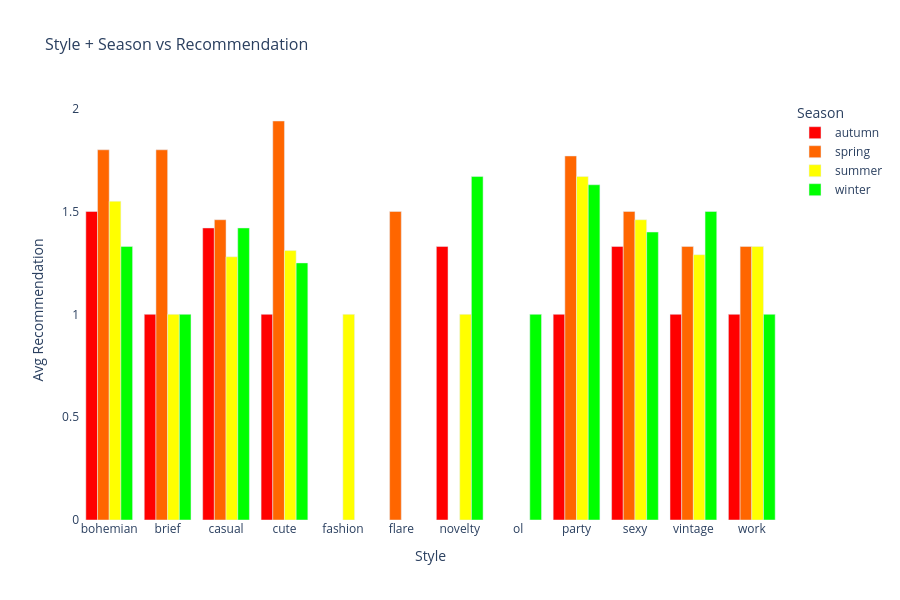
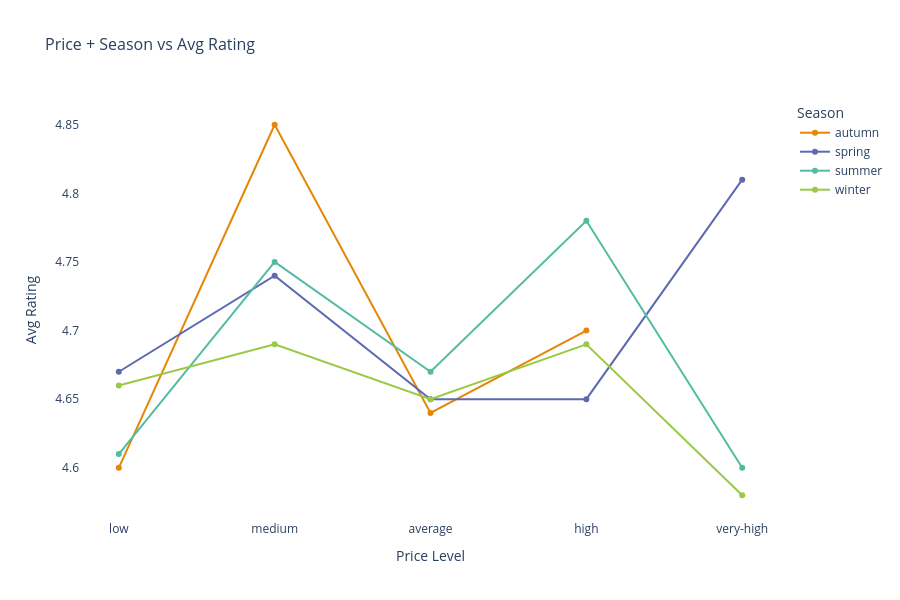
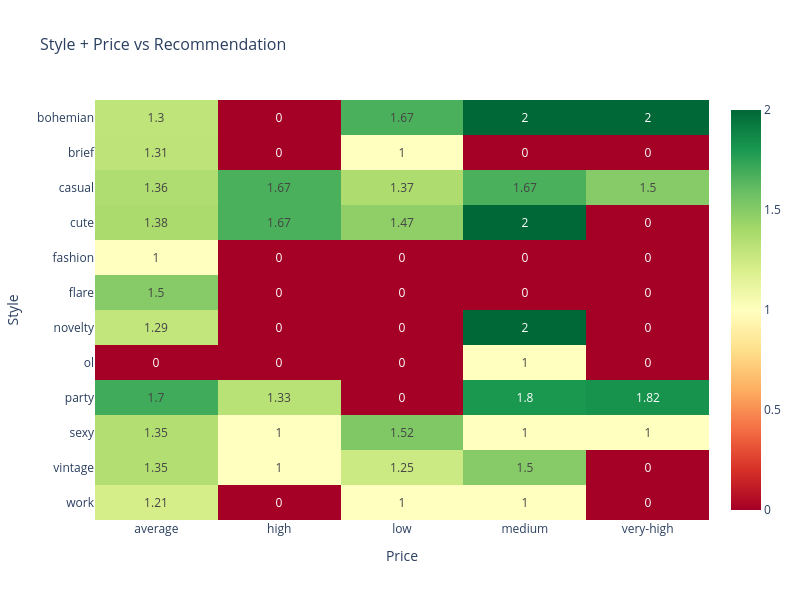

The notebook cell saved with these charts, in order:
### Markdown cell above
## Multivariate Analysis (Interactive Visualization using Plotly)

In this section, we use Plotly to create interactive visualizations for multivariate analysis. 
    
These plots help in understanding how multiple variables (Style, Season, Price, Recommendation, Rating) interact with each other in a dynamic and visually appealing way.

### Code cell
import plotly.graph_objects as go
from plotly.subplots import make_subplots
import plotly.express as px

# ── 3a. Style + Season vs Recommendation ──────────
result_a = df.groupby(['Style','Season'])['Recommendation']\
             .mean().round(2).dropna().unstack()

fig_a = px.bar(result_a,
               barmode='group',
               title='Style + Season vs Recommendation',
               labels={'value':'Avg Recommendation',
                       'Style':'Style'},
               color_discrete_sequence=[
                   '#FF0000',  # Red
                   '#FF6600',  # Orange
                   '#FFFF00',  # Yellow
                   '#00FF00',  # Green
               ])
fig_a.update_layout(
                  title_font_size=16,
                  legend_title='Season',
                  xaxis_title='Style',
                  yaxis_title='Avg Recommendation',
                  width=900,
                  height=600,
                  plot_bgcolor='white',
                  bargap=0.2)
fig_a.show()

# ── 3b. Price + Season vs Rating ──────────────────
result_b = df.groupby(['Price','Season'])['Rating']\
             .mean().round(2).dropna().unstack()

# Reorder price levels
price_order = ['low', 'medium', 'average', 'high', 'very-high']
result_b = result_b.reindex(price_order)

fig_b = px.line(result_b,
                title='Price + Season vs Avg Rating',
                labels={'value':'Avg Rating',
                        'Price':'Price Level'},
                markers=True,
                color_discrete_sequence=px.colors.qualitative.Vivid)
fig_b.update_layout(
                title_font_size=16,
                legend_title='Season',
                xaxis_title='Price Level',
                yaxis_title='Avg Rating',
                width=900,
                height=600,
                plot_bgcolor='white')
fig_b.show()

# ── 3c. Style + Price vs Recommendation ───────────
result_c = df.groupby(['Style','Price'])['Recommendation']\
             .mean().round(2).unstack().fillna(0)

fig_c = px.imshow(result_c,
                  title='Style + Price vs Recommendation',
                  color_continuous_scale='RdYlGn',
                  aspect='auto',
                  text_auto=True)
fig_c.update_layout(
                  title_font_size=16,
                  xaxis_title='Price',
                  yaxis_title='Style',
                  width=800,
                  height=600)
fig_c.show()

### Figure 1 — Plotly figure (JSON) as saved in the notebook; plotly's stock layout.template omitted (floating-point values rounded to 4 significant figures)
{"data": [{"alignmentgroup": "True", "hovertemplate": "Season=autumn<br>Style=%{x}<br>Avg Recommendation=%{y}<extra></extra>", "legendgroup": "autumn", "marker": {"color": "#FF0000", "pattern": {"shape": ""}}, "name": "autumn", "offsetgroup": "autumn", "orientation": "v", "showlegend": true, "textposition": "auto", "type": "bar", "x": ["bohemian", "brief", "casual", "cute", "fashion", "flare", "novelty", "ol", "party", "sexy", "vintage", "work"], "xaxis": "x", "y": [1.5, 1.0, 1.42, 1.0, NaN, NaN, 1.33, NaN, 1.0, 1.33, 1.0, 1.0], "yaxis": "y"}, {"alignmentgroup": "True", "hovertemplate": "Season=spring<br>Style=%{x}<br>Avg Recommendation=%{y}<extra></extra>", "legendgroup": "spring", "marker": {"color": "#FF6600", "pattern": {"shape": ""}}, "name": "spring", "offsetgroup": "spring", "orientation": "v", "showlegend": true, "textposition": "auto", "type": "bar", "x": ["bohemian", "brief", "casual", "cute", "fashion", "flare", "novelty", "ol", "party", "sexy", "vintage", "work"], "xaxis": "x", "y": [1.8, 1.8, 1.46, 1.94, NaN, 1.5, NaN, NaN, 1.77, 1.5, 1.33, 1.33], "yaxis": "y"}, {"alignmentgroup": "True", "hovertemplate": "Season=summer<br>Style=%{x}<br>Avg Recommendation=%{y}<extra></extra>", "legendgroup": "summer", "marker": {"color": "#FFFF00", "pattern": {"shape": ""}}, "name": "summer", "offsetgroup": "summer", "orientation": "v", "showlegend": true, "textposition": "auto", "type": "bar", "x": ["bohemian", "brief", "casual", "cute", "fashion", "flare", "novelty", "ol", "party", "sexy", "vintage", "work"], "xaxis": "x", "y": [1.55, 1.0, 1.28, 1.31, 1.0, NaN, 1.0, NaN, 1.67, 1.46, 1.29, 1.33], "yaxis": "y"}, {"alignmentgroup": "True", "hovertemplate": "Season=winter<br>Style=%{x}<br>Avg Recommendation=%{y}<extra></extra>", "legendgroup": "winter", "marker": {"color": "#00FF00", "pattern": {"shape": ""}}, "name": "winter", "offsetgroup": "winter", "orientation": "v", "showlegend": true, "textposition": "auto", "type": "bar", "x": ["bohemian", "brief", "casual", "cute", "fashion", "flare", "novelty", "ol", "party", "sexy", "vintage", "work"], "xaxis": "x", "y": [1.33, 1.0, 1.42, 1.25, NaN, NaN, 1.67, 1.0, 1.63, 1.4, 1.5, 1.0], "yaxis": "y"}], "layout": {"bargap": 0.2, "barmode": "group", "height": 600, "legend": {"title": {"text": "Season"}, "tracegroupgap": 0}, "plot_bgcolor": "white", "title": {"font": {"size": 16}, "text": "Style + Season vs Recommendation"}, "width": 900, "xaxis": {"anchor": "y", "domain": [0, 1], "title": {"text": "Style"}}, "yaxis": {"anchor": "x", "domain": [0, 1], "title": {"text": "Avg Recommendation"}}}}

### Figure 2 — Plotly figure (JSON) as saved in the notebook; plotly's stock layout.template omitted (floating-point values rounded to 4 significant figures)
{"data": [{"hovertemplate": "Season=autumn<br>Price Level=%{x}<br>Avg Rating=%{y}<extra></extra>", "legendgroup": "autumn", "line": {"color": "rgb(229, 134, 6)", "dash": "solid"}, "marker": {"symbol": "circle"}, "mode": "lines+markers", "name": "autumn", "orientation": "v", "showlegend": true, "type": "scatter", "x": ["low", "medium", "average", "high", "very-high"], "xaxis": "x", "y": [4.6, 4.85, 4.64, 4.7, NaN], "yaxis": "y"}, {"hovertemplate": "Season=spring<br>Price Level=%{x}<br>Avg Rating=%{y}<extra></extra>", "legendgroup": "spring", "line": {"color": "rgb(93, 105, 177)", "dash": "solid"}, "marker": {"symbol": "circle"}, "mode": "lines+markers", "name": "spring", "orientation": "v", "showlegend": true, "type": "scatter", "x": ["low", "medium", "average", "high", "very-high"], "xaxis": "x", "y": [4.67, 4.74, 4.65, 4.65, 4.81], "yaxis": "y"}, {"hovertemplate": "Season=summer<br>Price Level=%{x}<br>Avg Rating=%{y}<extra></extra>", "legendgroup": "summer", "line": {"color": "rgb(82, 188, 163)", "dash": "solid"}, "marker": {"symbol": "circle"}, "mode": "lines+markers", "name": "summer", "orientation": "v", "showlegend": true, "type": "scatter", "x": ["low", "medium", "average", "high", "very-high"], "xaxis": "x", "y": [4.61, 4.75, 4.67, 4.78, 4.6], "yaxis": "y"}, {"hovertemplate": "Season=winter<br>Price Level=%{x}<br>Avg Rating=%{y}<extra></extra>", "legendgroup": "winter", "line": {"color": "rgb(153, 201, 69)", "dash": "solid"}, "marker": {"symbol": "circle"}, "mode": "lines+markers", "name": "winter", "orientation": "v", "showlegend": true, "type": "scatter", "x": ["low", "medium", "average", "high", "very-high"], "xaxis": "x", "y": [4.66, 4.69, 4.65, 4.69, 4.58], "yaxis": "y"}], "layout": {"height": 600, "legend": {"title": {"text": "Season"}, "tracegroupgap": 0}, "plot_bgcolor": "white", "title": {"font": {"size": 16}, "text": "Price + Season vs Avg Rating"}, "width": 900, "xaxis": {"anchor": "y", "domain": [0, 1], "title": {"text": "Price Level"}}, "yaxis": {"anchor": "x", "domain": [0, 1], "title": {"text": "Avg Rating"}}}}

### Figure 3 — Plotly figure (JSON) as saved in the notebook; plotly's stock layout.template omitted (floating-point values rounded to 4 significant figures)
{"data": [{"coloraxis": "coloraxis", "hovertemplate": "Price: %{x}<br>Style: %{y}<br>color: %{z}<extra></extra>", "name": "0", "texttemplate": "%{z}", "type": "heatmap", "x": ["average", "high", "low", "medium", "very-high"], "xaxis": "x", "y": ["bohemian", "brief", "casual", "cute", "fashion", "flare", "novelty", "ol", "party", "sexy", "vintage", "work"], "yaxis": "y", "z": [[1.3, 0.0, 1.67, 2.0, 2.0], [1.31, 0.0, 1.0, 0.0, 0.0], [1.36, 1.67, 1.37, 1.67, 1.5], [1.38, 1.67, 1.47, 2.0, 0.0], [1.0, 0.0, 0.0, 0.0, 0.0], [1.5, 0.0, 0.0, 0.0, 0.0], [1.29, 0.0, 0.0, 2.0, 0.0], [0.0, 0.0, 0.0, 1.0, 0.0], [1.7, 1.33, 0.0, 1.8, 1.82], [1.35, 1.0, 1.52, 1.0, 1.0], [1.35, 1.0, 1.25, 1.5, 0.0], [1.21, 0.0, 1.0, 1.0, 0.0]]}], "layout": {"coloraxis": {"colorscale": [[0, "rgb(165,0,38)"], [0.1, "rgb(215,48,39)"], [0.2, "rgb(244,109,67)"], [0.3, "rgb(253,174,97)"], [0.4, "rgb(254,224,139)"], [0.5, "rgb(255,255,191)"], [0.6, "rgb(217,239,139)"], [0.7, "rgb(166,217,106)"], [0.8, "rgb(102,189,99)"], [0.9, "rgb(26,152,80)"], [1, "rgb(0,104,55)"]]}, "height": 600, "title": {"font": {"size": 16}, "text": "Style + Price vs Recommendation"}, "width": 800, "xaxis": {"anchor": "y", "domain": [0, 1], "title": {"text": "Price"}}, "yaxis": {"anchor": "x", "autorange": "reversed", "domain": [0, 1], "title": {"text": "Style"}}}}
